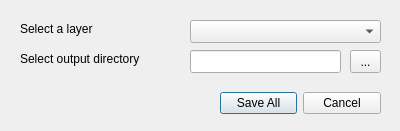
<?xml version="1.0" encoding="UTF-8"?>
<ui version="4.0">
 <class>SaveViewsDialogBase</class>
 <widget class="QDialog" name="SaveViewsDialogBase">
  <property name="geometry">
   <rect>
    <x>0</x>
    <y>0</y>
    <width>400</width>
    <height>131</height>
   </rect>
  </property>
  <property name="windowTitle">
   <string>Save Views</string>
  </property>
  <widget class="QDialogButtonBox" name="button_box">
   <property name="geometry">
    <rect>
     <x>220</x>
     <y>90</y>
     <width>161</width>
     <height>27</height>
    </rect>
   </property>
   <property name="orientation">
    <enum>Qt::Horizontal</enum>
   </property>
   <property name="standardButtons">
    <set>QDialogButtonBox::Cancel|QDialogButtonBox::SaveAll</set>
   </property>
   <property name="centerButtons">
    <bool>true</bool>
   </property>
  </widget>
  <widget class="QComboBox" name="comboBox">
   <property name="geometry">
    <rect>
     <x>190</x>
     <y>20</y>
     <width>191</width>
     <height>23</height>
    </rect>
   </property>
  </widget>
  <widget class="QLabel" name="label">
   <property name="geometry">
    <rect>
     <x>20</x>
     <y>20</y>
     <width>91</width>
     <height>17</height>
    </rect>
   </property>
   <property name="text">
    <string>Select a layer</string>
   </property>
  </widget>
  <widget class="QLineEdit" name="lineEdit">
   <property name="geometry">
    <rect>
     <x>190</x>
     <y>50</y>
     <width>151</width>
     <height>23</height>
    </rect>
   </property>
  </widget>
  <widget class="QToolButton" name="toolButton">
   <property name="geometry">
    <rect>
     <x>350</x>
     <y>50</y>
     <width>31</width>
     <height>23</height>
    </rect>
   </property>
   <property name="text">
    <string>...</string>
   </property>
  </widget>
  <widget class="QLabel" name="label_2">
   <property name="geometry">
    <rect>
     <x>20</x>
     <y>50</y>
     <width>161</width>
     <height>17</height>
    </rect>
   </property>
   <property name="text">
    <string>Select output directory</string>
   </property>
  </widget>
 </widget>
 <resources/>
 <connections>
  <connection>
   <sender>button_box</sender>
   <signal>accepted()</signal>
   <receiver>SaveViewsDialogBase</receiver>
   <slot>accept()</slot>
   <hints>
    <hint type="sourcelabel">
     <x>20</x>
     <y>20</y>
    </hint>
    <hint type="destinationlabel">
     <x>20</x>
     <y>20</y>
    </hint>
   </hints>
  </connection>
  <connection>
   <sender>button_box</sender>
   <signal>rejected()</signal>
   <receiver>SaveViewsDialogBase</receiver>
   <slot>reject()</slot>
   <hints>
    <hint type="sourcelabel">
     <x>20</x>
     <y>20</y>
    </hint>
    <hint type="destinationlabel">
     <x>20</x>
     <y>20</y>
    </hint>
   </hints>
  </connection>
 </connections>
</ui>
